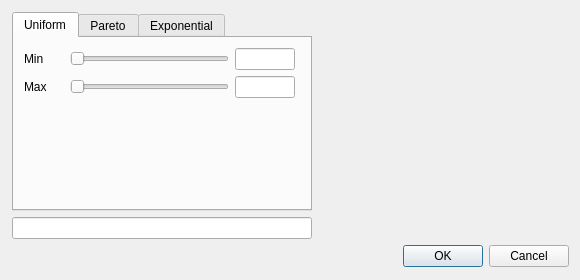
<?xml version="1.0" encoding="UTF-8"?>
<ui version="4.0">
 <class>DistributionDialog</class>
 <widget class="QDialog" name="DistributionDialog">
  <property name="geometry">
   <rect>
    <x>0</x>
    <y>0</y>
    <width>580</width>
    <height>280</height>
   </rect>
  </property>
  <property name="minimumSize">
   <size>
    <width>580</width>
    <height>280</height>
   </size>
  </property>
  <property name="maximumSize">
   <size>
    <width>580</width>
    <height>280</height>
   </size>
  </property>
  <property name="windowTitle">
   <string>Select Distribution</string>
  </property>
  <widget class="QWidget" name="">
   <property name="geometry">
    <rect>
     <x>0</x>
     <y>0</y>
     <width>581</width>
     <height>281</height>
    </rect>
   </property>
   <layout class="QVBoxLayout" name="mainLayout">
    <property name="leftMargin">
     <number>12</number>
    </property>
    <property name="topMargin">
     <number>12</number>
    </property>
    <property name="rightMargin">
     <number>12</number>
    </property>
    <property name="bottomMargin">
     <number>14</number>
    </property>
    <item>
     <layout class="QHBoxLayout" name="Layout1" stretch="0,1">
      <item>
       <layout class="QVBoxLayout" name="Layout11">
        <item>
         <widget class="QTabWidget" name="tabs">
          <property name="minimumSize">
           <size>
            <width>300</width>
            <height>0</height>
           </size>
          </property>
          <property name="currentIndex">
           <number>0</number>
          </property>
          <widget class="QWidget" name="tabUniform">
           <attribute name="title">
            <string>Uniform</string>
           </attribute>
           <widget class="QWidget" name="">
            <property name="geometry">
             <rect>
              <x>0</x>
              <y>0</y>
              <width>291</width>
              <height>131</height>
             </rect>
            </property>
            <layout class="QVBoxLayout" name="P1Layout">
             <property name="leftMargin">
              <number>10</number>
             </property>
             <property name="topMargin">
              <number>10</number>
             </property>
             <property name="rightMargin">
              <number>10</number>
             </property>
             <property name="bottomMargin">
              <number>12</number>
             </property>
             <item>
              <layout class="QHBoxLayout" name="P1Layout1">
               <item>
                <widget class="QLabel" name="lblUniformMin">
                 <property name="minimumSize">
                  <size>
                   <width>40</width>
                   <height>0</height>
                  </size>
                 </property>
                 <property name="text">
                  <string>Min</string>
                 </property>
                </widget>
               </item>
               <item>
                <widget class="QSlider" name="sldUniformMin">
                 <property name="orientation">
                  <enum>Qt::Horizontal</enum>
                 </property>
                </widget>
               </item>
               <item>
                <widget class="QLineEdit" name="txtUniformMin">
                 <property name="minimumSize">
                  <size>
                   <width>60</width>
                   <height>0</height>
                  </size>
                 </property>
                 <property name="maximumSize">
                  <size>
                   <width>60</width>
                   <height>16777215</height>
                  </size>
                 </property>
                </widget>
               </item>
              </layout>
             </item>
             <item>
              <layout class="QHBoxLayout" name="P1Layout2">
               <item>
                <widget class="QLabel" name="lblUniformMax">
                 <property name="minimumSize">
                  <size>
                   <width>40</width>
                   <height>0</height>
                  </size>
                 </property>
                 <property name="text">
                  <string>Max</string>
                 </property>
                </widget>
               </item>
               <item>
                <widget class="QSlider" name="sldUniformMax">
                 <property name="orientation">
                  <enum>Qt::Horizontal</enum>
                 </property>
                </widget>
               </item>
               <item>
                <widget class="QLineEdit" name="txtUniformMax">
                 <property name="minimumSize">
                  <size>
                   <width>60</width>
                   <height>0</height>
                  </size>
                 </property>
                 <property name="maximumSize">
                  <size>
                   <width>60</width>
                   <height>16777215</height>
                  </size>
                 </property>
                </widget>
               </item>
              </layout>
             </item>
             <item>
              <spacer name="P1Spacer">
               <property name="orientation">
                <enum>Qt::Vertical</enum>
               </property>
               <property name="sizeHint" stdset="0">
                <size>
                 <width>20</width>
                 <height>40</height>
                </size>
               </property>
              </spacer>
             </item>
            </layout>
           </widget>
          </widget>
          <widget class="QWidget" name="tabPareto">
           <attribute name="title">
            <string>Pareto</string>
           </attribute>
           <widget class="QWidget" name="">
            <property name="geometry">
             <rect>
              <x>0</x>
              <y>0</y>
              <width>291</width>
              <height>131</height>
             </rect>
            </property>
            <layout class="QVBoxLayout" name="P2Layout">
             <property name="leftMargin">
              <number>10</number>
             </property>
             <property name="topMargin">
              <number>10</number>
             </property>
             <property name="rightMargin">
              <number>10</number>
             </property>
             <property name="bottomMargin">
              <number>12</number>
             </property>
             <item>
              <layout class="QHBoxLayout" name="P2Layout1">
               <item>
                <widget class="QLabel" name="lblParetoMean">
                 <property name="minimumSize">
                  <size>
                   <width>40</width>
                   <height>0</height>
                  </size>
                 </property>
                 <property name="text">
                  <string>Mean</string>
                 </property>
                </widget>
               </item>
               <item>
                <widget class="QSlider" name="sldParetoMean">
                 <property name="orientation">
                  <enum>Qt::Horizontal</enum>
                 </property>
                </widget>
               </item>
               <item>
                <widget class="QLineEdit" name="txtParetoMean">
                 <property name="minimumSize">
                  <size>
                   <width>60</width>
                   <height>0</height>
                  </size>
                 </property>
                 <property name="maximumSize">
                  <size>
                   <width>60</width>
                   <height>16777215</height>
                  </size>
                 </property>
                </widget>
               </item>
              </layout>
             </item>
             <item>
              <layout class="QHBoxLayout" name="P2Layout2">
               <item>
                <widget class="QLabel" name="lblParetoShape">
                 <property name="minimumSize">
                  <size>
                   <width>40</width>
                   <height>0</height>
                  </size>
                 </property>
                 <property name="text">
                  <string>Shape</string>
                 </property>
                </widget>
               </item>
               <item>
                <widget class="QSlider" name="sldParetoShape">
                 <property name="orientation">
                  <enum>Qt::Horizontal</enum>
                 </property>
                </widget>
               </item>
               <item>
                <widget class="QLineEdit" name="txtParetoShape">
                 <property name="minimumSize">
                  <size>
                   <width>60</width>
                   <height>0</height>
                  </size>
                 </property>
                 <property name="maximumSize">
                  <size>
                   <width>60</width>
                   <height>16777215</height>
                  </size>
                 </property>
                </widget>
               </item>
              </layout>
             </item>
             <item>
              <layout class="QHBoxLayout" name="P2Layout3">
               <item>
                <widget class="QLabel" name="lblParetoBound">
                 <property name="minimumSize">
                  <size>
                   <width>40</width>
                   <height>0</height>
                  </size>
                 </property>
                 <property name="text">
                  <string>Bound</string>
                 </property>
                </widget>
               </item>
               <item>
                <widget class="QSlider" name="sldParetoBound">
                 <property name="orientation">
                  <enum>Qt::Horizontal</enum>
                 </property>
                </widget>
               </item>
               <item>
                <widget class="QLineEdit" name="txtParetoBound">
                 <property name="minimumSize">
                  <size>
                   <width>60</width>
                   <height>0</height>
                  </size>
                 </property>
                 <property name="maximumSize">
                  <size>
                   <width>60</width>
                   <height>16777215</height>
                  </size>
                 </property>
                </widget>
               </item>
              </layout>
             </item>
             <item>
              <spacer name="P2Spacer">
               <property name="orientation">
                <enum>Qt::Vertical</enum>
               </property>
               <property name="sizeHint" stdset="0">
                <size>
                 <width>20</width>
                 <height>40</height>
                </size>
               </property>
              </spacer>
             </item>
            </layout>
           </widget>
          </widget>
          <widget class="QWidget" name="tabExponential">
           <attribute name="title">
            <string>Exponential</string>
           </attribute>
           <widget class="QWidget" name="">
            <property name="geometry">
             <rect>
              <x>0</x>
              <y>0</y>
              <width>291</width>
              <height>131</height>
             </rect>
            </property>
            <layout class="QVBoxLayout" name="P3Layout">
             <property name="leftMargin">
              <number>10</number>
             </property>
             <property name="topMargin">
              <number>10</number>
             </property>
             <property name="rightMargin">
              <number>10</number>
             </property>
             <property name="bottomMargin">
              <number>12</number>
             </property>
             <item>
              <layout class="QHBoxLayout" name="P3Layout1">
               <item>
                <widget class="QLabel" name="lblExponentialMean">
                 <property name="minimumSize">
                  <size>
                   <width>40</width>
                   <height>0</height>
                  </size>
                 </property>
                 <property name="text">
                  <string>Mean</string>
                 </property>
                </widget>
               </item>
               <item>
                <widget class="QSlider" name="sldExponentialMean">
                 <property name="orientation">
                  <enum>Qt::Horizontal</enum>
                 </property>
                </widget>
               </item>
               <item>
                <widget class="QLineEdit" name="txtExponentialMean">
                 <property name="minimumSize">
                  <size>
                   <width>60</width>
                   <height>0</height>
                  </size>
                 </property>
                 <property name="maximumSize">
                  <size>
                   <width>60</width>
                   <height>16777215</height>
                  </size>
                 </property>
                </widget>
               </item>
              </layout>
             </item>
             <item>
              <layout class="QHBoxLayout" name="P3Layout2">
               <item>
                <widget class="QLabel" name="lblExponentialBound">
                 <property name="minimumSize">
                  <size>
                   <width>40</width>
                   <height>0</height>
                  </size>
                 </property>
                 <property name="text">
                  <string>Bound</string>
                 </property>
                </widget>
               </item>
               <item>
                <widget class="QSlider" name="sldExponentialBound">
                 <property name="orientation">
                  <enum>Qt::Horizontal</enum>
                 </property>
                </widget>
               </item>
               <item>
                <widget class="QLineEdit" name="txtExponentialBound">
                 <property name="minimumSize">
                  <size>
                   <width>60</width>
                   <height>0</height>
                  </size>
                 </property>
                 <property name="maximumSize">
                  <size>
                   <width>60</width>
                   <height>16777215</height>
                  </size>
                 </property>
                </widget>
               </item>
              </layout>
             </item>
             <item>
              <spacer name="P3Spacer">
               <property name="orientation">
                <enum>Qt::Vertical</enum>
               </property>
               <property name="sizeHint" stdset="0">
                <size>
                 <width>20</width>
                 <height>40</height>
                </size>
               </property>
              </spacer>
             </item>
            </layout>
           </widget>
          </widget>
         </widget>
        </item>
        <item>
         <widget class="QLineEdit" name="txtDistribution"/>
        </item>
       </layout>
      </item>
      <item>
       <layout class="QVBoxLayout" name="Layout12" stretch="0,0">
        <item>
         <widget class="QWidget" name="pdfWidget" native="true"/>
        </item>
        <item>
         <widget class="QWidget" name="cdfWidget" native="true"/>
        </item>
       </layout>
      </item>
     </layout>
    </item>
    <item>
     <widget class="QDialogButtonBox" name="buttonBox">
      <property name="orientation">
       <enum>Qt::Horizontal</enum>
      </property>
      <property name="standardButtons">
       <set>QDialogButtonBox::Cancel|QDialogButtonBox::Ok</set>
      </property>
     </widget>
    </item>
   </layout>
  </widget>
 </widget>
 <resources/>
 <connections>
  <connection>
   <sender>buttonBox</sender>
   <signal>accepted()</signal>
   <receiver>DistributionDialog</receiver>
   <slot>accept()</slot>
   <hints>
    <hint type="sourcelabel">
     <x>248</x>
     <y>254</y>
    </hint>
    <hint type="destinationlabel">
     <x>157</x>
     <y>274</y>
    </hint>
   </hints>
  </connection>
  <connection>
   <sender>buttonBox</sender>
   <signal>rejected()</signal>
   <receiver>DistributionDialog</receiver>
   <slot>reject()</slot>
   <hints>
    <hint type="sourcelabel">
     <x>316</x>
     <y>260</y>
    </hint>
    <hint type="destinationlabel">
     <x>286</x>
     <y>274</y>
    </hint>
   </hints>
  </connection>
 </connections>
</ui>
